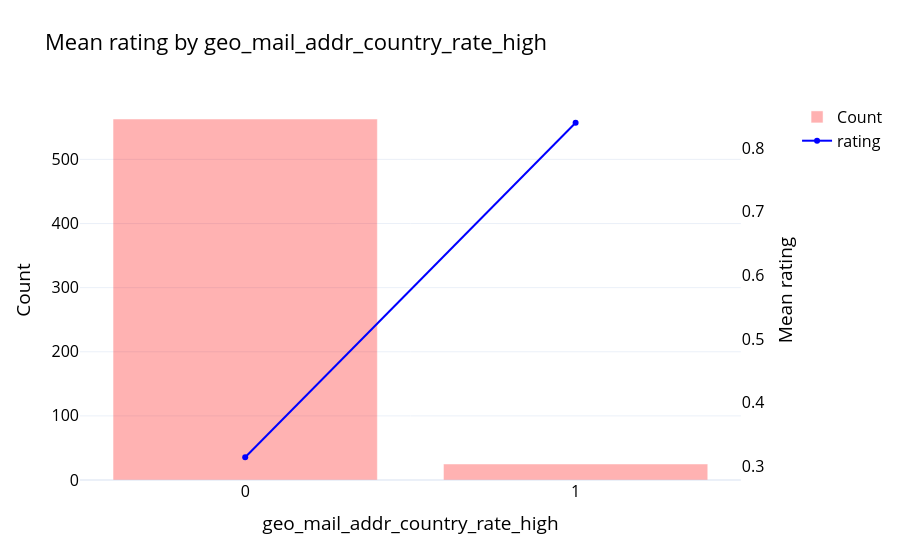

Notebook code cell kept with this figure:
### Markdown cell above
## geo_mail_addr_country_rate_high
Binary indicator for mailing address being high risk country

### Code cell
eda(df, "rating", "geo_mail_addr_country_rate_high")

### Figure 1 — Plotly figure (JSON) as saved in the notebook; plotly's stock layout.template omitted (floating-point values rounded to 4 significant figures)
{"data": [{"marker": {"color": "red"}, "name": "Count", "opacity": 0.3, "type": "bar", "x": ["0", "1"], "y": [563, 25]}, {"line": {"color": "blue"}, "mode": "lines+markers", "name": "rating", "type": "scatter", "x": ["0", "1"], "xaxis": "x", "y": [0.3144, 0.84], "yaxis": "y2"}], "layout": {"font": {"color": "black", "size": 16}, "title": {"text": "Mean rating by geo_mail_addr_country_rate_high"}, "xaxis": {"anchor": "y", "domain": [0, 0.94], "title": {"text": "geo_mail_addr_country_rate_high"}, "type": "category"}, "yaxis": {"anchor": "x", "domain": [0, 1], "title": {"text": "Count"}}, "yaxis2": {"anchor": "x", "overlaying": "y", "showgrid": false, "side": "right", "tickmode": "auto", "title": {"text": "Mean rating"}}}}
